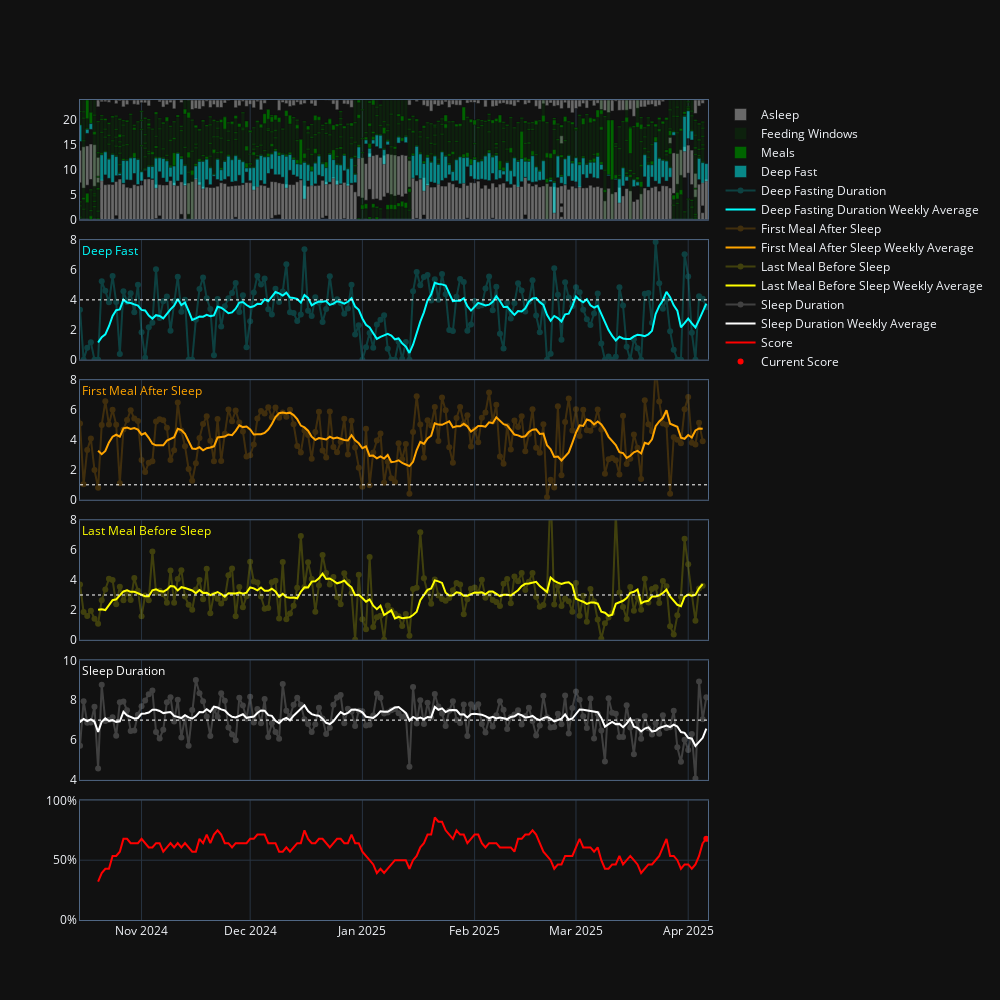

The cell this chart's notebook holds for it:
### Code cell
fig = make_subplots(rows=6, cols=1, shared_xaxes=True, vertical_spacing=0.025)

# Sleep sessions
fig.add_bar(x=pd.to_datetime(df_sleep_sessions_viz.date),
    y=df_sleep_sessions_viz.dh,
    base=df_sleep_sessions_viz.h1,
    opacity=0.8,
    marker_color='gray',
    hovertemplate=df_sleep_sessions_viz.info_html,
    name="Asleep",
    row=1, col=1
)

# East Sessions
fig.add_bar(x=pd.to_datetime(df_eat_sessions_viz.date),
    y=df_eat_sessions_viz.dh,
    base=df_eat_sessions_viz.h1,
    opacity=0.2,
    marker_color='darkgreen',
    hovertemplate=df_eat_sessions_viz.info_html,
    name="Feeding Windows",
    row=1, col=1
)

fig.add_bar(x=pd.to_datetime(df_eat_viz.date),
    y=df_eat_viz.dh,
    base=df_eat_viz.h1,
    opacity=1.0,
    marker_color='darkgreen',
    hovertemplate=df_eat_viz.info_html,
    name="Meals",
    row=1, col=1
)

# Fast windows
fig.add_bar(x=pd.to_datetime(df_deep_fast_sessions_viz.date),
    y=df_deep_fast_sessions_viz.dh,
    base=df_deep_fast_sessions_viz.h1,
    opacity=0.5,
    marker_color='aqua',
    hovertemplate=df_deep_fast_sessions_viz.info_html,
    name="Deep Fast",
    row=1, col=1
)

fig.add_hline(
    y=7,
    line_dash="dot",
    line_color="white",
    row=5, col=1
)

for df, name, color, row in zip(
    [df_deep_fast_viz, df_first_meal_viz, df_last_meal_viz, df_sleep_duration_viz], 
    ["Deep Fasting Duration", "First Meal After Sleep", "Last Meal Before Sleep", "Sleep Duration"],
    ["aqua", "orange", "yellow", "white"],
    [2, 3, 4, 5]
):
        
    fig.add_scatter(
        x=df.date,
        y=df.delta_in_hours,
        mode='lines+markers',
        name=name,
        opacity=0.2,
        marker_color=color,
        row=row, col=1
    )

    fig.add_scatter(
        x=df.date,
        y=df.mean_delta_in_hours,
        mode='lines',
        name=name + (" Weekly Average"),
        marker_color=color,
        row=row, col=1
    )
    
    
    

for y, row in zip([TARGET_DELTA_FASTING, TARGET_DELTA_FIRST_MEAL, TARGET_DELTA_LAST_MEAL, TARGET_DELTA_SLEEP], [2, 3, 4, 5]):
    fig.add_hline(
        y=y,
        line_dash="dot",
        line_color="white",
        line_width=1,
        row=row, col=1
    )

fig.add_scatter(
    x=df_score.date,
    y=df_score.score,
    mode='lines',
    name="Score",
    opacity=1,
    marker_color="red",
    row=6, col=1
)

fig.add_scatter(
    x=[ts_last,ts_current],
    y=[score_last, score_current],
    mode='lines',
    line=dict(color='red', dash='dot'),
    row=6, col=1,
    showlegend=False
)

fig.add_scatter(
    x=[ts_current],
    y=[score_current],
    mode='markers',
    name="Current Score",
    marker=dict(color='red', size=6),
    row=6, col=1
)


# Layout
fig.update_layout(
    barmode='overlay',
    template='plotly_dark',
    bargap=0.05,
    width=1000,
    height=1000,
)

fig.update_xaxes(showline=True, mirror=True, showgrid=True, range=[pd.Timestamp('2024-10-15'), pd.Timestamp.now()])

fig.update_yaxes(showline=True, mirror=True, showgrid=False, range=[0, 24], row=1, col=1)
for row in [2,3,4]:
    fig.update_yaxes(showline=True, mirror=True, showgrid=False, range=[0, 8], row=row, col=1)
fig.update_yaxes(showline=True, mirror=True, showgrid=False, range=[4, 10], row=5, col=1)
fig.update_yaxes(showline=True, mirror=True, showgrid=True, range=[0, 1], tickformat=',.0%', row=6, col=1)


# Example for adding annotations to each subplot using the layout annotations list
fig.update_layout(
    annotations=[
        dict(
            text="Deep Fast",
            x=0, y=1,
            xref="x2 domain",
            yref="y2 domain",
            showarrow=False,
            font=dict(color="aqua", size=12)
        ),
        dict(
            text="First Meal After Sleep",
            x=0, y=1,
            xref="x3 domain", 
            yref="y3 domain",
            showarrow=False,
            font=dict(color="orange", size=12)
        ),
        dict(
            text="Last Meal Before Sleep",
            x=0, y=1,
            xref="x4 domain",
            yref="y4 domain",
            showarrow=False,
            font=dict(color="yellow", size=12)
        ),
        dict(
            text="Sleep Duration",
            x=0, y=1,
            xref="x5 domain",
            yref="y5 domain",
            showarrow=False,
            font=dict(color="white", size=12)
        ),
    ]
)

fig.show()

### Figure 1 — Plotly figure (JSON) as saved in the notebook; plotly's stock layout.template omitted (floating-point values rounded to 4 significant figures; data arrays with more than 128 entries replaced by an {"elided": "..."} marker saying what was removed)
{"data": [{"base": {"elided": "406 float values"}, "hovertemplate": {"elided": "406 str values"}, "marker": {"color": "gray"}, "name": "Asleep", "opacity": 0.8, "type": "bar", "x": {"elided": "406 str values"}, "xaxis": "x", "y": {"elided": "406 float values"}, "yaxis": "y"}, {"base": {"elided": "192 float values"}, "hovertemplate": {"elided": "192 str values"}, "marker": {"color": "darkgreen"}, "name": "Feeding Windows", "opacity": 0.2, "type": "bar", "x": {"elided": "192 str values"}, "xaxis": "x", "y": {"elided": "192 float values"}, "yaxis": "y"}, {"base": {"elided": "593 float values"}, "hovertemplate": {"elided": "593 str values"}, "marker": {"color": "darkgreen"}, "name": "Meals", "opacity": 1, "type": "bar", "x": {"elided": "593 str values"}, "xaxis": "x", "y": {"elided": "593 float values"}, "yaxis": "y"}, {"base": {"elided": "158 float values"}, "hovertemplate": {"elided": "158 str values"}, "marker": {"color": "aqua"}, "name": "Deep Fast", "opacity": 0.5, "type": "bar", "x": {"elided": "158 str values"}, "xaxis": "x", "y": {"elided": "158 float values"}, "yaxis": "y"}, {"marker": {"color": "aqua"}, "mode": "lines+markers", "name": "Deep Fasting Duration", "opacity": 0.2, "type": "scatter", "x": {"elided": "175 str values"}, "xaxis": "x2", "y": {"elided": "175 float values"}, "yaxis": "y2"}, {"marker": {"color": "aqua"}, "mode": "lines", "name": "Deep Fasting Duration Weekly Average", "type": "scatter", "x": {"elided": "175 str values"}, "xaxis": "x2", "y": {"elided": "175 float values"}, "yaxis": "y2"}, {"marker": {"color": "orange"}, "mode": "lines+markers", "name": "First Meal After Sleep", "opacity": 0.2, "type": "scatter", "x": {"elided": "174 str values"}, "xaxis": "x3", "y": {"elided": "174 float values"}, "yaxis": "y3"}, {"marker": {"color": "orange"}, "mode": "lines", "name": "First Meal After Sleep Weekly Average", "type": "scatter", "x": {"elided": "174 str values"}, "xaxis": "x3", "y": {"elided": "174 float values"}, "yaxis": "y3"}, {"marker": {"color": "yellow"}, "mode": "lines+markers", "name": "Last Meal Before Sleep", "opacity": 0.2, "type": "scatter", "x": {"elided": "174 str values"}, "xaxis": "x4", "y": {"elided": "174 float values"}, "yaxis": "y4"}, {"marker": {"color": "yellow"}, "mode": "lines", "name": "Last Meal Before Sleep Weekly Average", "type": "scatter", "x": {"elided": "174 str values"}, "xaxis": "x4", "y": {"elided": "174 float values"}, "yaxis": "y4"}, {"marker": {"color": "white"}, "mode": "lines+markers", "name": "Sleep Duration", "opacity": 0.2, "type": "scatter", "x": {"elided": "238 str values"}, "xaxis": "x5", "y": {"elided": "238 float values"}, "yaxis": "y5"}, {"marker": {"color": "white"}, "mode": "lines", "name": "Sleep Duration Weekly Average", "type": "scatter", "x": {"elided": "238 str values"}, "xaxis": "x5", "y": {"elided": "238 float values"}, "yaxis": "y5"}, {"marker": {"color": "red"}, "mode": "lines", "name": "Score", "opacity": 1, "type": "scatter", "x": {"elided": "238 str values"}, "xaxis": "x6", "y": {"elided": "238 float values"}, "yaxis": "y6"}, {"line": {"color": "red", "dash": "dot"}, "mode": "lines", "showlegend": false, "type": "scatter", "x": ["2025-04-05T00:00:00", "2025-04-06T00:00:00"], "xaxis": "x6", "y": [0.6429, 0.6786], "yaxis": "y6"}, {"marker": {"color": "red", "size": 6}, "mode": "markers", "name": "Current Score", "type": "scatter", "x": ["2025-04-06T00:00:00"], "xaxis": "x6", "y": [0.6786], "yaxis": "y6"}], "layout": {"annotations": [{"font": {"color": "aqua", "size": 12}, "showarrow": false, "text": "Deep Fast", "x": 0, "xref": "x2 domain", "y": 1, "yref": "y2 domain"}, {"font": {"color": "orange", "size": 12}, "showarrow": false, "text": "First Meal After Sleep", "x": 0, "xref": "x3 domain", "y": 1, "yref": "y3 domain"}, {"font": {"color": "yellow", "size": 12}, "showarrow": false, "text": "Last Meal Before Sleep", "x": 0, "xref": "x4 domain", "y": 1, "yref": "y4 domain"}, {"font": {"color": "white", "size": 12}, "showarrow": false, "text": "Sleep Duration", "x": 0, "xref": "x5 domain", "y": 1, "yref": "y5 domain"}], "bargap": 0.05, "barmode": "overlay", "height": 1000, "shapes": [{"line": {"color": "white", "dash": "dot", "width": 1}, "type": "line", "x0": 0, "x1": 1, "xref": "x2 domain", "y0": 4, "y1": 4, "yref": "y2"}, {"line": {"color": "white", "dash": "dot", "width": 1}, "type": "line", "x0": 0, "x1": 1, "xref": "x3 domain", "y0": 1, "y1": 1, "yref": "y3"}, {"line": {"color": "white", "dash": "dot", "width": 1}, "type": "line", "x0": 0, "x1": 1, "xref": "x4 domain", "y0": 3, "y1": 3, "yref": "y4"}, {"line": {"color": "white", "dash": "dot", "width": 1}, "type": "line", "x0": 0, "x1": 1, "xref": "x5 domain", "y0": 7, "y1": 7, "yref": "y5"}], "width": 1000, "xaxis": {"anchor": "y", "domain": [0, 1], "matches": "x6", "mirror": true, "range": ["2024-10-15T00:00:00", "2025-04-06T11:14:03.240525"], "showgrid": true, "showline": true, "showticklabels": false}, "xaxis2": {"anchor": "y2", "domain": [0, 1], "matches": "x6", "mirror": true, "range": ["2024-10-15T00:00:00", "2025-04-06T11:14:03.240525"], "showgrid": true, "showline": true, "showticklabels": false}, "xaxis3": {"anchor": "y3", "domain": [0, 1], "matches": "x6", "mirror": true, "range": ["2024-10-15T00:00:00", "2025-04-06T11:14:03.240525"], "showgrid": true, "showline": true, "showticklabels": false}, "xaxis4": {"anchor": "y4", "domain": [0, 1], "matches": "x6", "mirror": true, "range": ["2024-10-15T00:00:00", "2025-04-06T11:14:03.240525"], "showgrid": true, "showline": true, "showticklabels": false}, "xaxis5": {"anchor": "y5", "domain": [0, 1], "matches": "x6", "mirror": true, "range": ["2024-10-15T00:00:00", "2025-04-06T11:14:03.240525"], "showgrid": true, "showline": true, "showticklabels": false}, "xaxis6": {"anchor": "y6", "domain": [0, 1], "mirror": true, "range": ["2024-10-15T00:00:00", "2025-04-06T11:14:03.240525"], "showgrid": true, "showline": true}, "yaxis": {"anchor": "x", "domain": [0.8542, 1], "mirror": true, "range": [0, 24], "showgrid": false, "showline": true}, "yaxis2": {"anchor": "x2", "domain": [0.6833, 0.8292], "mirror": true, "range": [0, 8], "showgrid": false, "showline": true}, "yaxis3": {"anchor": "x3", "domain": [0.5125, 0.6583], "mirror": true, "range": [0, 8], "showgrid": false, "showline": true}, "yaxis4": {"anchor": "x4", "domain": [0.3417, 0.4875], "mirror": true, "range": [0, 8], "showgrid": false, "showline": true}, "yaxis5": {"anchor": "x5", "domain": [0.1708, 0.3167], "mirror": true, "range": [4, 10], "showgrid": false, "showline": true}, "yaxis6": {"anchor": "x6", "domain": [0, 0.1458], "mirror": true, "range": [0, 1], "showgrid": true, "showline": true, "tickformat": ",.0%"}}}
